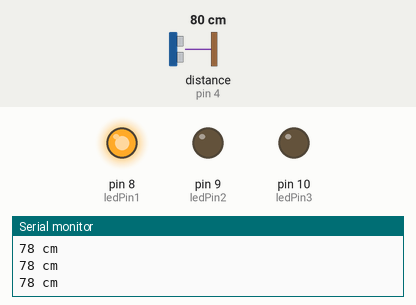
Recording of a sketch running on a simulated Arduino Uno, built with avr-gcc and run on an emulated ATmega328P. On the bench: output pins drawn as LEDs (lit = HIGH), the last lines printed to the serial monitor. Wiring (inferred from the names in the program): ultrasonic range finder: trigger pin 5; echo pin 4. The test bench sets the inputs (shaded band); at power-on: distance to the obstacle (sensor on pin 4) 80 cm. The echo pulse lasts 58.3 µs per cm; pins used as bus, display or sensor lines are not drawn.

Above: at 1.2 s.
1.3 s: distance to the obstacle (sensor on pin 4) set to 12 cm
2.8 s: distance to the obstacle (sensor on pin 4) set to 9 cm
At 3.9 s:
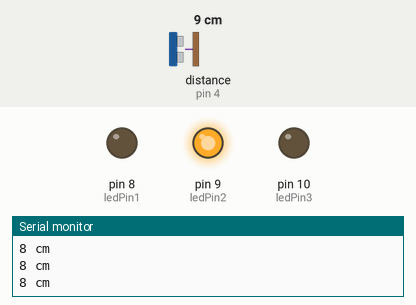
4.3 s: distance to the obstacle (sensor on pin 4) set to 5 cm
At 5.0 s:
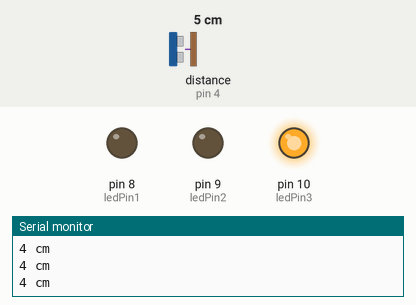
5.8 s: distance to the obstacle (sensor on pin 4) set to 18 cm
At 7.0 s:
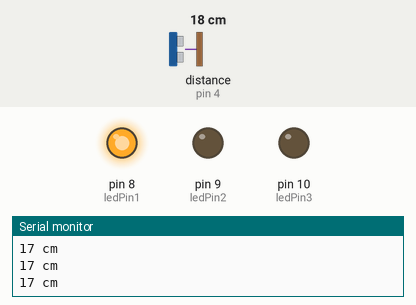
7.3 s: distance to the obstacle (sensor on pin 4) set to 2 cm
At 8.4 s:
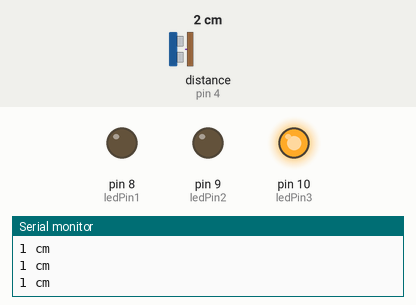
Timing chart, 0 to 9.8 s (numbered marks = the images above; inputs shaded):
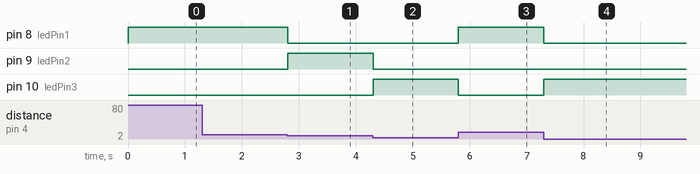

Measured:
- the behaviour switches between 11 and 10 cm on distance to the obstacle (sensor on pin 4) (found by bisection; images 0 and 1)
- the behaviour switches between 7 and 6 cm on distance to the obstacle (sensor on pin 4) (found by bisection; images 1 and 2)
- after the input at 2.8 s, pin 8 (ledPin1): HIGH → LOW at once; pin 9 (ledPin2): LOW → HIGH at once
- after the input at 4.3 s, pin 9 (ledPin2): HIGH → LOW at once; pin 10 (ledPin3): LOW → HIGH at once
- after the input at 5.8 s, pin 8 (ledPin1): LOW → HIGH at once; pin 10 (ledPin3): HIGH → LOW at once
- after the input at 7.3 s, pin 8 (ledPin1): HIGH → LOW at once; pin 10 (ledPin3): LOW → HIGH at once

The sketch:

ultrassom.ino
```cpp
const int ledPin1 = 8;
const int ledPin2 = 9;
const int ledPin3 = 10;

const int trigPin = 5;
const int echoPin = 4;

long duracao;
int distancia;
void setup() {
  pinMode(trigPin,OUTPUT);
  pinMode(echoPin,INPUT);

  Serial.begin(9600);

  pinMode(ledPin1,OUTPUT);
  pinMode(ledPin2,OUTPUT);
  pinMode(ledPin3,OUTPUT);

}

void loop() {
  digitalWrite(trigPin, LOW);
  delayMicroseconds(2);
  digitalWrite(trigPin, HIGH);
  delayMicroseconds(10);
  digitalWrite(trigPin, LOW);


  duracao = pulseIn(echoPin, HIGH);
  distancia = duracao*0.034 /2;

  if(distancia > 10){
    digitalWrite(ledPin3, LOW);
    digitalWrite(ledPin2, LOW);
    digitalWrite(ledPin1,HIGH);
  }else if(distancia < 10 && distancia > 5 ){
    digitalWrite(ledPin1, LOW);
    digitalWrite(ledPin3, LOW);
    digitalWrite(ledPin2,HIGH);
  }else if(distancia <= 5){
    digitalWrite(ledPin1, LOW);
    digitalWrite(ledPin2, LOW);
    digitalWrite(ledPin3,HIGH);
  }
  Serial.print(distancia);

  Serial.println(" cm");


}
```
